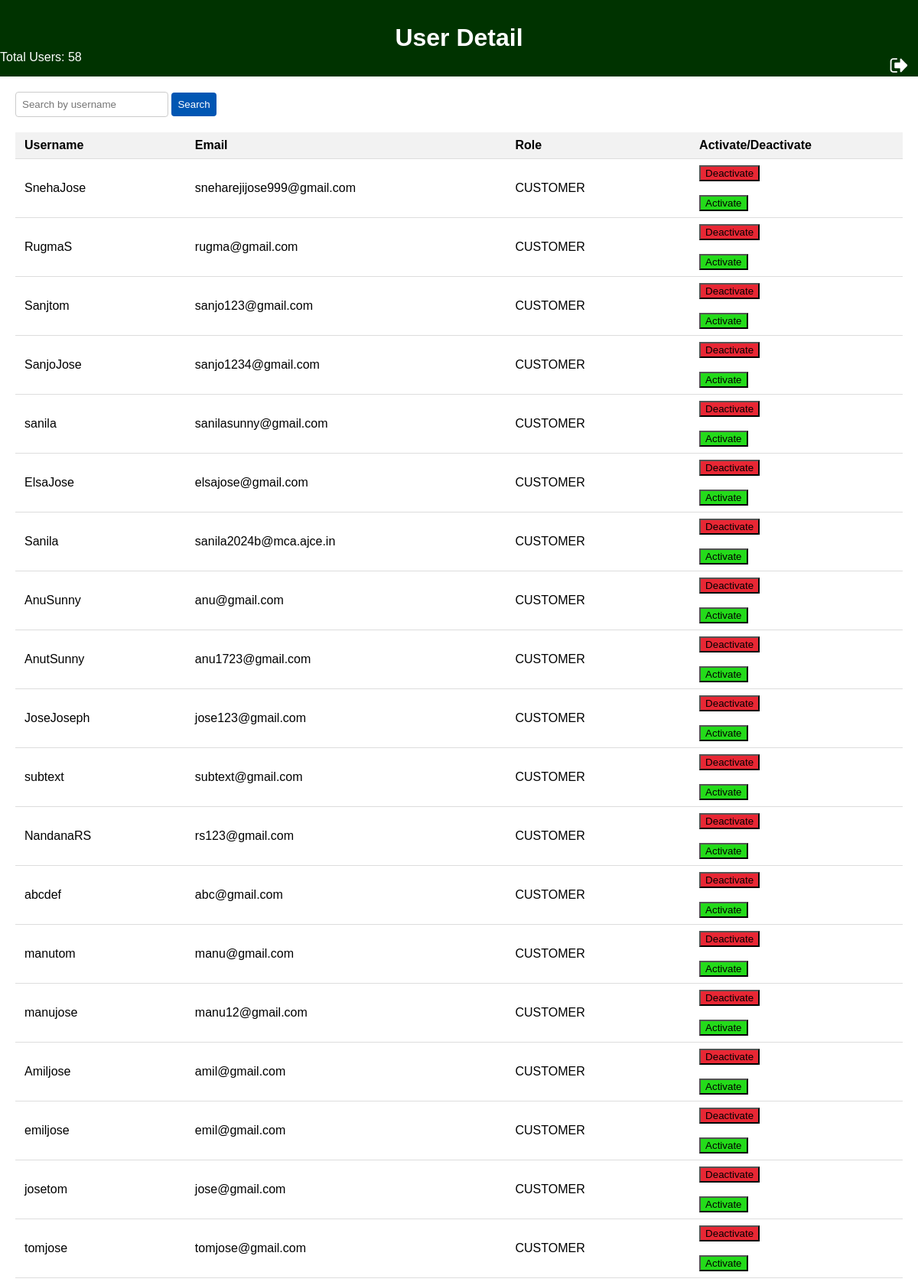
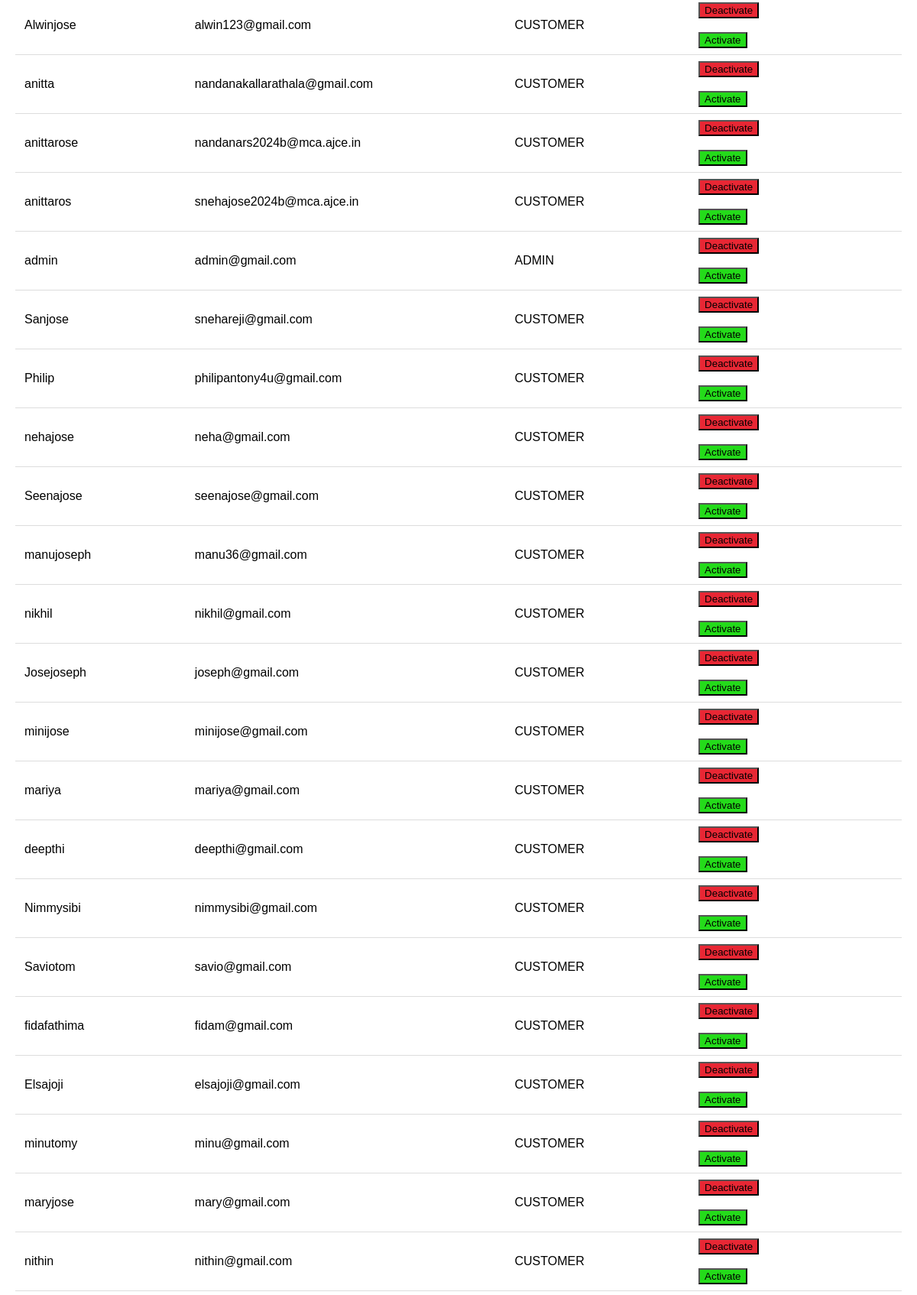
/user/ (signed in, upper part), run on the app's committed database (2 pictures, top to bottom).
### appplant/models.py (models this page shows)
class User(AbstractUser):
    email = models.EmailField(unique=True)
    USERNAME_FIELD = 'email'
    REQUIRED_FIELDS = ['username']
    class Role (models.TextChoices):
        ADMIN = "ADMIN",'Admin'
        CUSTOMER = "CUSTOMER",'CUSTOMER'
        BOTANIST = "BOTANIST", 'BOTANIST'
        HORTICULTURE = "HORTICULTURE", 'HORTICULTURE'
    role = models.CharField(max_length=50, choices= Role.choices)

### appplant/views.py (the view)
# urls.py: path('user/',views.user_r,name="user"),
@never_cache
@login_required(login_url='login')
def user_r(request):
    user_s = User.objects.all()  # Fetch all products
    return render(request, 'user.html', {'user_s': user_s})

### templates/user.html (shortened to what this page needs)
{% load static %}
<!DOCTYPE html>
<html lang="en">
<head>
</head>
<body>
    <div class="header">
        <h1>User Detail</h1>
            <a href="{% url 'adminpanel' %}"><img src="{% static 'images/log4.png' %}" alt="Cart" class="Cart-icon" style="margin-right: 10px;"></a>
            <div class="user_no">
                <p>Total Users: {{ user_s|length }}</p>
            </div>
    </div>
    <div class="container">
        <div class="search-container">
            <form action="{% url 'search_user' %}" method="get">
                <input type="text" class="search-input" name="query" placeholder="Search by username">
                <button type="submit" class="search-button">Search</button>
            </form>
        </div>
        <table>
            <tr>
                <th>Username</th>
                <th>Email</th>
                <th>Role</th>
                <th>Activate/Deactivate</th>
            </tr>
            {% for user in user_s %}
            <tr>
                <td>{{ user.username }}</td>
                <td>{{ user.email }}</td>
                <td>{{ user.role }}</td>
                <td>
                    <form action="{% url 'deactivate_user' user.id %}" method="post">
                        <button type="submit" class="deactivate-button">Deactivate</button>
                    </form>
                    <br>
                    <form action="{% url 'activate_user' user.id %}" method="post">
                        <button type="submit" class="activate-button">Activate</button>
                    </form>
                </td>
            </tr>
            {% endfor %}
        </table>
    </div>
</body>
</html>

### templates/user.html (style rules this page uses)
body { font-family: Arial, sans-serif; background-image: url('/static/images/background.jpg'); background-size: cover; background-repeat: no-repeat; margin: 0; }
.container { padding: 20px; }
table { width: 100%; border-collapse: collapse; }
th, td { padding: 8px 12px; text-align: left; border-bottom: 1px solid #ddd; }
th { background-color: #f2f2f2; }
.header { background-color: #003300; color: #fff; text-align: center; padding: 10px; }
.Cart-icon { position: absolute; right: 0; top:70px; }
.user_no { position: absolute; left: 0; top:50px; color:white; }
.search-container { margin-bottom: 20px; }
.search-input { padding: 8px; width: 200px; border: 1px solid #ccc; border-radius: 4px; box-sizing: border-box; }
.search-button { padding: 8px; background-color: #0056b3; color: #fff; border: none; border-radius: 4px; cursor: pointer; }
.deactivate-button { background-color:#e82734; }
.activate-button { background-color:#24db1a; }

### data on the page
User: username "SnehaJose", email "sneharejijose999@gmail.com", role "CUSTOMER"
User: username "RugmaS", email "rugma@gmail.com", role "CUSTOMER"
User: username "Sanjtom", email "sanjo123@gmail.com", role "CUSTOMER"
User: username "SanjoJose", email "sanjo1234@gmail.com", role "CUSTOMER"
User: username "sanila", email "sanilasunny@gmail.com", role "CUSTOMER"
User: username "ElsaJose", email "elsajose@gmail.com", role "CUSTOMER"
User: username "Sanila", email "sanila2024b@mca.ajce.in", role "CUSTOMER"
User: username "AnuSunny", email "anu@gmail.com", role "CUSTOMER"
User: username "AnutSunny", email "anu1723@gmail.com", role "CUSTOMER"
User: username "JoseJoseph", email "jose123@gmail.com", role "CUSTOMER"
User: username "subtext", email "subtext@gmail.com", role "CUSTOMER"
User: username "NandanaRS", email "rs123@gmail.com", role "CUSTOMER"
User: username "abcdef", email "abc@gmail.com", role "CUSTOMER"
User: username "manutom", email "manu@gmail.com", role "CUSTOMER"
User: username "manujose", email "manu12@gmail.com", role "CUSTOMER"
User: username "Amiljose", email "amil@gmail.com", role "CUSTOMER"
User: username "emiljose", email "emil@gmail.com", role "CUSTOMER"
User: username "josetom", email "jose@gmail.com", role "CUSTOMER"
User: username "tomjose", email "tomjose@gmail.com", role "CUSTOMER"
User: username "Alwinjose", email "alwin123@gmail.com", role "CUSTOMER"
User: username "anitta", email "nandanakallarathala@gmail.com", role "CUSTOMER"
User: username "anittarose", email "nandanars2024b@mca.ajce.in", role "CUSTOMER"
User: username "anittaros", email "snehajose2024b@mca.ajce.in", role "CUSTOMER"
User: username "admin", email "admin@gmail.com", role "ADMIN"
User: username "Sanjose", email "snehareji@gmail.com", role "CUSTOMER"
User: username "Philip", email "philipantony4u@gmail.com", role "CUSTOMER"
User: username "nehajose", email "neha@gmail.com", role "CUSTOMER"
User: username "Seenajose", email "seenajose@gmail.com", role "CUSTOMER"
User: username "manujoseph", email "manu36@gmail.com", role "CUSTOMER"
User: username "nikhil", email "nikhil@gmail.com", role "CUSTOMER"
User: username "Josejoseph", email "joseph@gmail.com", role "CUSTOMER"
User: username "minijose", email "minijose@gmail.com", role "CUSTOMER"
User: username "mariya", email "mariya@gmail.com", role "CUSTOMER"
User: username "deepthi", email "deepthi@gmail.com", role "CUSTOMER"
User: username "Nimmysibi", email "nimmysibi@gmail.com", role "CUSTOMER"
User: username "Saviotom", email "savio@gmail.com", role "CUSTOMER"
User: username "fidafathima", email "fidam@gmail.com", role "CUSTOMER"
User: username "Elsajoji", email "elsajoji@gmail.com", role "CUSTOMER"
User: username "minutomy", email "minu@gmail.com", role "CUSTOMER"
User: username "maryjose", email "mary@gmail.com", role "CUSTOMER"
User: username "nithin", email "nithin@gmail.com", role "CUSTOMER"

### other printed values
{{ user_s|length }} "58"
